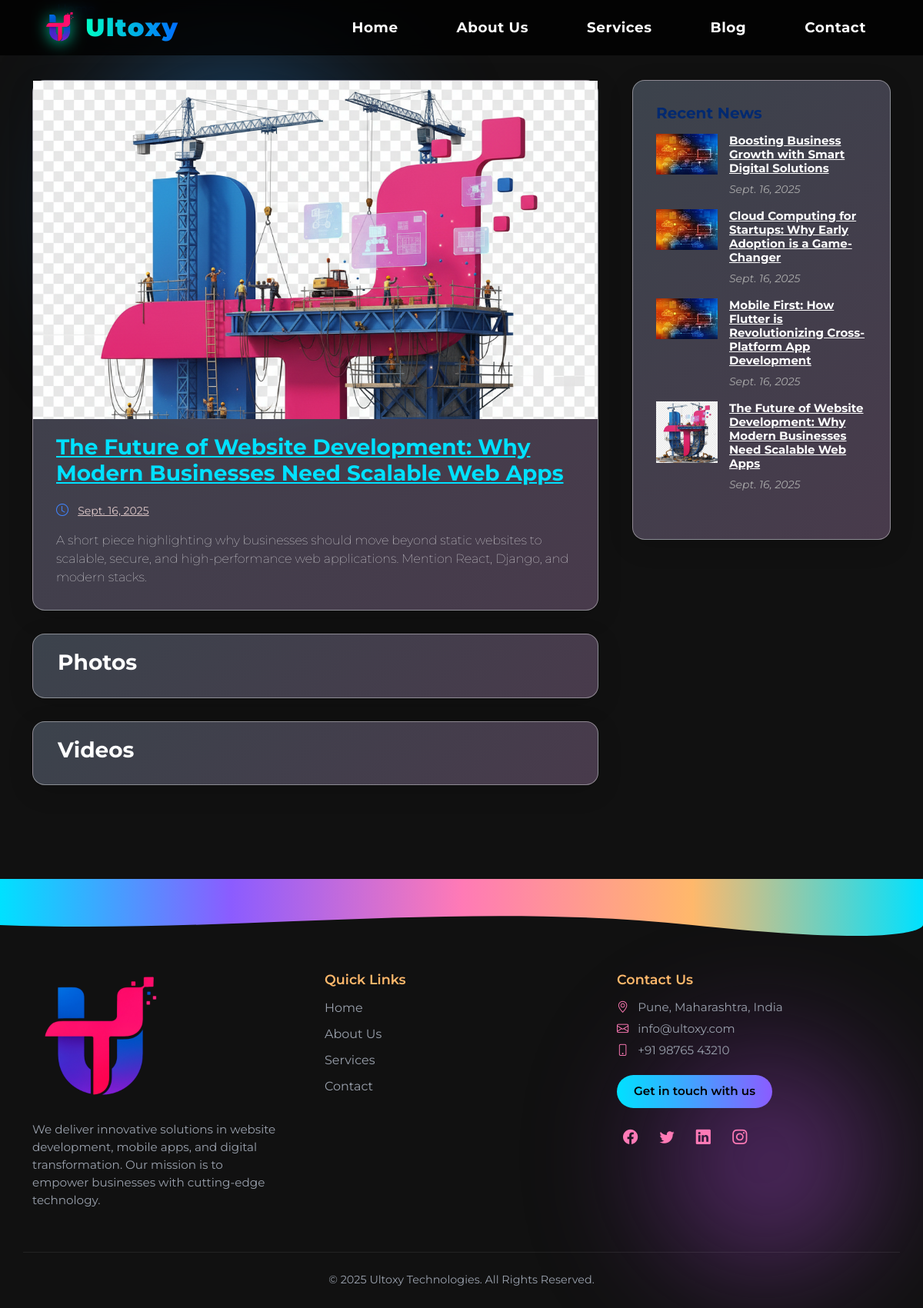
The page /blog_details/1 on the database as committed earlier.
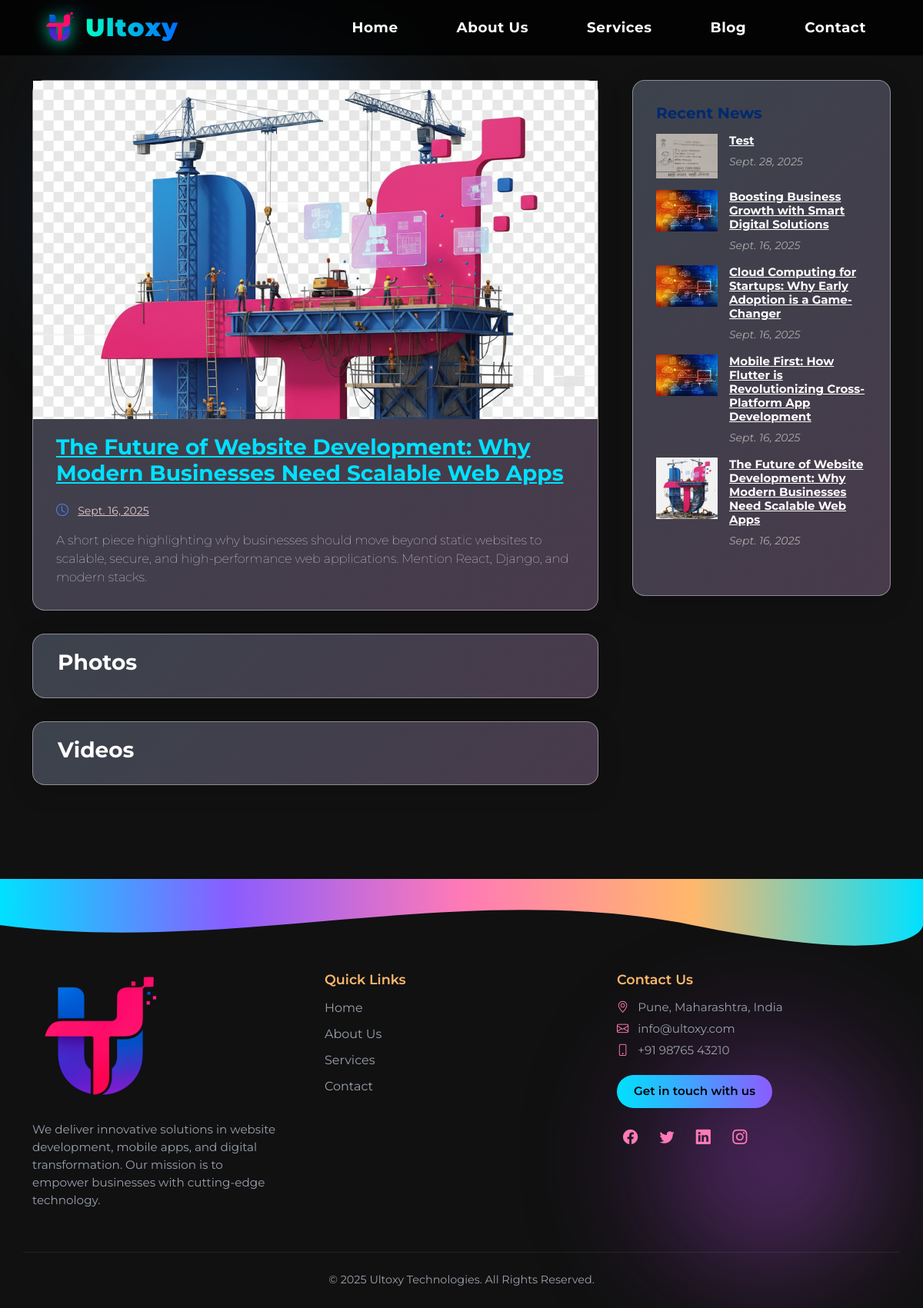
The same page on the database as committed later.
### AdminApp/models.py (models this page shows, shortened)
class BlogPost(models.Model):
    title = models.CharField(max_length=255)
    category = models.CharField(max_length=100)
    date = models.DateField()
    content = models.TextField()  # Will use Summernote for this field
    thumbnail = models.ImageField(upload_to='blog_thumbnails/')
    author_name = models.CharField(max_length=100)
    author_image = models.ImageField(upload_to='author_images/')
    is_active = models.BooleanField(default=True)

### WebApp/views.py (the view, shortened to what this page needs)
# urls.py: path('blog_details/<int:id>', blog_details, name='blog_details'),
def blog_details(request,id):
        latest_news = BlogPost.objects.select_related().order_by('-id')[:10]
        news_details = get_object_or_404(BlogPost, id=id)
        photos_videos = BlogPhotosVideos.objects.filter(blog=news_details)
        video_data=[]
        news_photos=BlogPhotosVideos.objects.filter(image__isnull=False,blog=news_details)
        return render(request, "blog_details.html", {"latest_news":latest_news,"news_details": news_details,"news_photos":news_photos,'video_data': video_data})

### WebApp/templates/blog_details.html (shortened to what this page needs)
{% extends 'website_base.html' %}
{% load static %}
{% block content %}
{% block headlinks %}
<link rel="stylesheet" href="https://cdn.jsdelivr.net/npm/uikit@3.20.8/dist/css/uikit.min.css" />
{% endblock headlinks %}
<main id="main">
    <section class="breadcrumbs">
      <div class="container">
        <ol>
          <li><a href="{% url "index" %}">Home</a></li>
          <li>News Details</li>
        </ol>
      </div>
    </section>
    <section id="blog" class="blog">
      <div class="container " data-aos="fade-up">
        <div class="row">
          <div class="col-lg-8 entries ">
            <article class="entry entry-single ">
              <div class="entry-img">
                <img src="{{news_details.thumbnail.url}}" alt="" loading="lazy" class="img-fluid" style="width: 100%; ">
              </div>
              <h2 class="entry-title">
                <a href="#"  style="color: rgb(0, 225, 255);">{{news_details.title}}</a>
              </h2>
              <div class="entry-meta">
                <div class="row">
                  <div> <i class="bi bi-clock"></i> <a href=""  style="color: rgb(224, 202, 202);"> {{news_details.date}}</a></a></div>
                </div>
              </div>
              <div class="entry-content">
                <span style="font-weight: 100;">
                  {{ news_details.content }}
                </span>
              </div>
            </article>
            <div class="blog-author d-flex align-items-center">
              <div class="container">
                <h3 style="color: white;"><b>Photos</b></h3>
              </div>
            </div>
            <div class="blog-author d-flex align-items-center">
              <div class="container">
                <h3 style="color: white;"><b>Videos</b></h3>
              </div>
            </div>
          </div>
          <div class="col-lg-4">
            <div class="sidebar">
              <h3 class="sidebar-title">Recent News</h3>
              <div class="sidebar-item recent-posts">
                {% for post in latest_news %}
                <div class="post-item clearfix">
                  {% if post.thumbnail %}
                  <img src="{{post.thumbnail.url}} " alt="" loading="lazy">
                  {% endif %}
                  <h4><a href="{% url "blog_details" post.id %}" style="color: white;">{{post.title}}</a></h4>
                  <time datetime="2020-01-01">{{post.date}}</time>
                </div>
                {% endfor %}
              </div>
            </div>
          </div>
        </div>
      </div>
    </section>
  </main>
{% endblock content %}

Rows that differ between the two databases and show on the page:
added BlogPost: thumbnail (picture), title "Test", date "Sept. 28, 2025"
